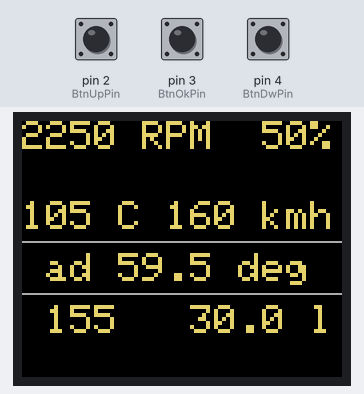
A sketch run on a simulated Arduino Uno, built with avr-gcc and run on an emulated ATmega328P. Parts: 160×128 colour display. Inputs (shaded band) come from the test bench; at power-on: pin 2 (BtnUpPin) HIGH, pin 3 (BtnOkPin) HIGH, pin 4 (BtnDwPin) HIGH.

Above: at 1.3 s.
1.4 s: pin 2 (BtnUpPin) pulled LOW for 0.15 s
At 2.4 s:
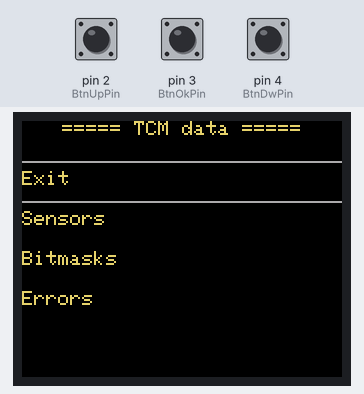
3.0 s: pin 3 (BtnOkPin) pulled LOW for 0.15 s
At 3.8 s:
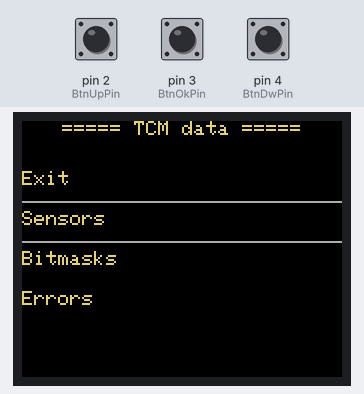
4.6 s: pin 2 (BtnUpPin) pulled LOW for 1 s
At 5.5 s:
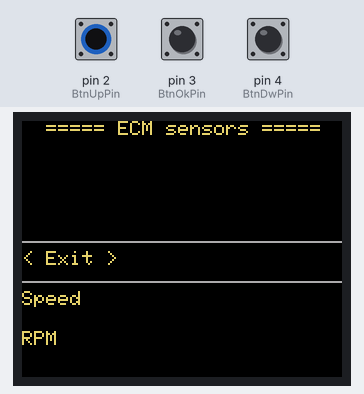
7.1 s: pin 4 (BtnDwPin) pulled LOW for 0.15 s
At 8.2 s:
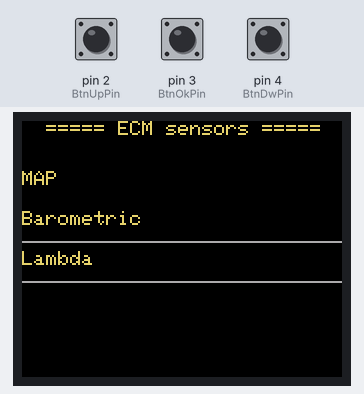
8.7 s: pin 4 (BtnDwPin) pulled LOW for 1 s
At 9.1 s:
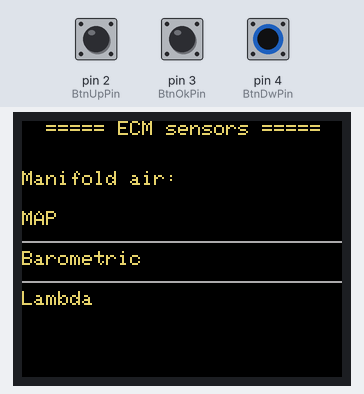
11.2 s: pin 4 (BtnDwPin) pulled LOW for 0.15 s
At 12.3 s:
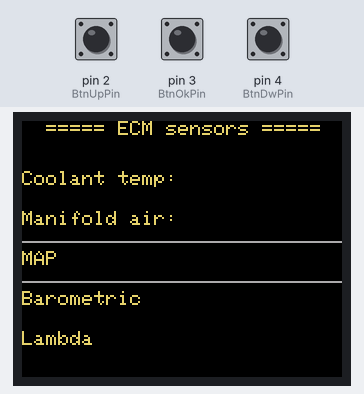
Timing chart, 0 to 13.8 s (numbered marks = the images above; inputs shaded):
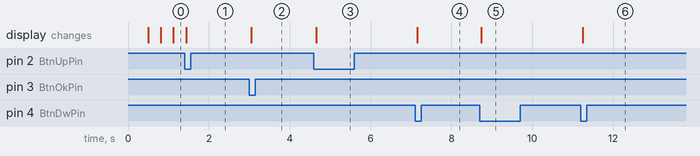

Measured:
- after the input at 1.4 s, the display: changes at once (image 1)
- after the input at 3.0 s, the display: changes after 0.05 s (image 2)
- after the input at 4.6 s, the display: changes after 0.06 s (image 3)
- after the input at 7.1 s, the display: changes after 0.05 s (image 4)
- after the input at 8.7 s, the display: changes at once (image 5)
- after the input at 11.2 s, the display: changes at once (image 6)

The sketch:

ALDL_GUI.ino
```cpp
#include <Adafruit_GFX.h>
#include <Adafruit_ST7735.h>
#include <Fonts/FreeSans9pt7b.h>


#define TFT_CS     10
#define TFT_RST    9
#define TFT_DC     8

Adafruit_ST7735 TFT = Adafruit_ST7735(TFT_CS, TFT_DC, TFT_RST);
//	https://githubmemory.com/repo/newdigate/rgb565_colors
//	https://ee-programming-notepad.blogspot.com/2016/10/16-bit-color-generator-picker.html
//  ArylideYellow 0xE68D
#define Grey 0xAD55
#define Yellow 0xE68D


bool ScrollBack = true;

int BtnUpPin = 2;
int BtnUpState = 0;
int BtnUpOldState = 1;

int BtnOkPin = 3;
int BtnOkState = 0;
int BtnOkOldState = 1;

int BtnDwPin = 4;
int BtnDwState = 0;
int BtnDwOldState = 1;


float RPM = 0;
float TPS = 0;
float Speed = 0;
float EngineTemp = 0;
float SparkAdv = 0;
int Integrator = 95;
float InjBPW = 0;
float Batt = 14.8;
float MAT = 0;
float FuelConsmp = 0;

int RefreshRate = 5;


unsigned int SelectedScreen = 10000;

int Screen1levelAmount = 2;
int Screen1levelDigit = 10000;
int Screen1levelSelected = 1;

int Screen2levelAmount = 4;
int Screen2levelDigit = 100;
int Screen2levelSelected = 0;

int Screen3levelAmount = 12;
int Screen3levelDigit = 1;
int Screen3levelSelected = 0;

int SelectedScreenDecode;
bool Screen3levelClick = false;

bool ScreenNeedFillBlack1level = true;
bool ScreenNeedFillBlack2level = true;
bool ScreenNeedFillBlack3level = false;

int GUIMenuElementSize = 20;
int GUIoffset = 5;


String ECMsensHeader = "  ===== ECM sensors =====";
String ArrayECMsens[] =  {"< Exit >","Speed","RPM","Coolant temp:","Manifold air:","MAP","Barometric","Lambda"};
int ArrayECMsensLen = 8;

String ECMbitmasksHeader = "  ===== ECM bitmasks =====";
String ArrayECMbitmasks[] =  {"< Exit >","Bit 1","Bit 2","Bit 3","Bit 4"};
int ArrayECMbitmasksLen = 5;

String ECMerrorsHeader = "  ===== ECM errors =====";
String ArrayECMerrors[] =  {"< Exit >","Code 1","Code 2","Code 3","Code 4","Code 5"};
int ArrayECMerrorsLen = 6;


String TCMsensHeader = "  ===== TCM sensors =====";
String ArrayTCMsens[] =  {"< Exit >","01","02","03"};
int ArrayTCMsensLen = 4;

String TCMbitmasksHeader = "  ===== TCM bitmasks =====";
String ArrayTCMbitmasks[] =  {"< Exit >","Bit 1","Bit 2","Bit 3","Bit 4"};
int ArrayTCMbitmasksLen = 5;

String TCMerrorsHeader = "  ===== TCM errors =====";
String ArrayTCMerrors[] =  {"< Exit >","Code 1","Code 2","Code 3","Code 4","Code 5"};
int ArrayTCMerrorsLen = 6;


void setup() {
	pinMode(BtnUpPin, INPUT_PULLUP);
	pinMode(BtnOkPin, INPUT_PULLUP);
	pinMode(BtnDwPin, INPUT_PULLUP);

	TFTinit();
}


void loop() {
	BtnHandler();
	Increment();
	RefreshScreen();
}


void TFTinit() {
	TFT.initR(INITR_BLACKTAB);
	TFT.fillScreen(ST77XX_BLACK);
	TFT.setTextWrap(false);

	TFT.setRotation(3);
	TFT.setFont();
	TFT.setTextSize(1);
	TFT.setTextColor(Yellow, ST7735_BLACK);
	TFT.cp437(true);
}


void RefreshScreen() {
	Screen1levelSelected = SelectedScreen / Screen1levelDigit;
	SelectedScreenDecode = SelectedScreen - (Screen1levelSelected * Screen1levelDigit);

	if (SelectedScreenDecode == 0) {
		// 1st level
			switch (Screen1levelSelected) {
				case 1:
					ScreenECMroad();
					break;
				case 2:
					ScreenTCMroad();
					break;
			}
	} else {
		SelectedScreenDecode = SelectedScreenDecode - (SelectedScreenDecode / Screen2levelDigit * Screen2levelDigit);
		if (SelectedScreenDecode == 0) {
			// 2nd level
			switch (Screen1levelSelected) {
				case 1:
					ScreenECMmenu();
					break;
				case 2:
					ScreenTCMmenu();
					break;
			}
		} else {
			// 3rd level
			if (Screen1levelSelected == 1) {
				switch (Screen2levelSelected) {
					case 1:
						ScreenLevelUp(1);
						break;
					case 2:
						ScreenArray(ECMsensHeader, ArrayECMsens, ArrayECMsensLen);
						break;
					case 3:
						ScreenArray(ECMbitmasksHeader, ArrayECMbitmasks, ArrayECMbitmasksLen);
						break;
					case 4:
						ScreenArray(ECMerrorsHeader, ArrayECMerrors, ArrayECMerrorsLen);
						break;
				}
			} else if (Screen1levelSelected == 2) {
				switch (Screen2levelSelected) {
					case 1:
						ScreenLevelUp(1);
						break;
					case 2:
						ScreenArray(TCMsensHeader, ArrayTCMsens, ArrayTCMsensLen);
						break;
					case 3:
						ScreenArray(TCMbitmasksHeader, ArrayTCMbitmasks, ArrayTCMbitmasksLen);
						break;
					case 4:
						ScreenArray(TCMerrorsHeader, ArrayTCMerrors, ArrayTCMerrorsLen);
						break;
				}
			}
		}
	}

}


void ScreenECMroad() {
	TFT.setFont();
	TFT.setTextSize(2);

  // "1250 RPM  18%"
  TFT.setCursor(0, 0);
  if (RPM < 10) { TFT.print("   "); }
  if (RPM >= 10 && RPM < 100) { TFT.print("  "); }
  if (RPM >= 100 && RPM < 1000) { TFT.print(" "); }
  TFT.print(RPM, 0);
  TFT.print(" RPM");
  if (TPS < 10) { TFT.print("   "); }
  if (TPS >= 10 && TPS < 100) { TFT.print("  "); }
  if (TPS >= 100) { TFT.print(" "); }
  TFT.print(TPS, 0);
  TFT.print("%");

  // RPM BAR
  /*int RPMbarWidth = RPM / 55 * 1.6; //160 = 100, 5500 = 100; 1.6 = 55
  TFT.drawRect(0, 20, 160, 10, Grey);
  TFT.fillRect(1, 21, 158, 8, ST7735_BLACK);
  TFT.fillRect(1, 21, RPMbarWidth-2, 8, Yellow);*/

  // "98 C 110 kmh"
  TFT.setCursor(0, 40);
  if (EngineTemp < 10) { TFT.print("  "); }
  if (EngineTemp >= 10 && EngineTemp < 100) { TFT.print(" "); }
  if (EngineTemp >= 100) { TFT.print(""); }
  TFT.print(EngineTemp, 0);
  TFT.print(" C");
  //TFT.drawChar(37, 40, 0xF8, Yellow, ST7735_BLACK, 2);
  if (Speed < 10) { TFT.print("   "); }
  if (Speed >= 10 && Speed < 100) { TFT.print("  "); }
  if (Speed >= 100) { TFT.print(" "); }
  TFT.print(Speed, 0);
  TFT.print(" kmh");
  //TFT.print(" 98 C 110 kmh");

  // "ad 22.5 d"
  TFT.drawLine(0, 60, 160, 60, Grey);
  TFT.setCursor(0, 66);
  TFT.print(" ad");
  if (SparkAdv < 10) { TFT.print("  "); TFT.print(SparkAdv, 1); }
  if (SparkAdv >= 10 && SparkAdv < 60) { TFT.print(" "); TFT.print(SparkAdv, 1); }
  if (SparkAdv >= 60) { TFT.print("  ERR"); }
  TFT.print(" deg");


  TFT.drawLine(0, 86, 160, 86, Grey);
  TFT.setCursor(0, 92);
  TFT.print(" ");
  if (Integrator < 100) { TFT.print(" "); }
  TFT.print(Integrator);
  if (FuelConsmp < 10) { TFT.print("    "); }
  if (FuelConsmp >= 10 && FuelConsmp < 100) { TFT.print("   "); }
  if (FuelConsmp >= 100) { TFT.print("  "); }
  TFT.print(FuelConsmp, 1);
  TFT.print(" l");
}

void ScreenTCMroad() {
	TFT.setTextSize(1);
	TFT.setCursor(20, 0);

	TFT.print("Transmition road");
}


void ScreenECMmenu() {
	TFT.setTextSize(1);
	TFT.setCursor(20, 0);
	TFT.print("===== TCM data =====");

	TFT.setCursor(0, GUIMenuElementSize+GUIoffset);

	TFT.print("Exit");
	TFT.setCursor(0, GUIMenuElementSize*2+GUIoffset);

	TFT.print("Sensors");
	TFT.setCursor(0, GUIMenuElementSize*3+GUIoffset);

	TFT.print("Bitmasks");
	TFT.setCursor(0, GUIMenuElementSize*4+GUIoffset);

	TFT.print("Errors");


	TFT.drawLine(0, (Screen2levelSelected)*GUIMenuElementSize+GUIMenuElementSize, 160, (Screen2levelSelected)*GUIMenuElementSize+GUIMenuElementSize, Grey);
	TFT.drawLine(0, (Screen2levelSelected)*GUIMenuElementSize, 160, (Screen2levelSelected)*GUIMenuElementSize, Grey);
}


void ScreenTCMmenu() {
	TFT.setTextSize(1);
	TFT.setCursor(20, 0);
	TFT.print("===== TCM data =====");

	TFT.setCursor(0, GUIMenuElementSize+GUIoffset);

	TFT.print("Exit");
	TFT.setCursor(0, GUIMenuElementSize*2+GUIoffset);

	TFT.print("Sensors");
	TFT.setCursor(0, GUIMenuElementSize*3+GUIoffset);

	TFT.print("Bitmasks");
	TFT.setCursor(0, GUIMenuElementSize*4+GUIoffset);

	TFT.print("Errors");


	TFT.drawLine(0, (Screen2levelSelected)*GUIMenuElementSize+GUIMenuElementSize, 160, (Screen2levelSelected)*GUIMenuElementSize+GUIMenuElementSize, Grey);
	TFT.drawLine(0, (Screen2levelSelected)*GUIMenuElementSize, 160, (Screen2levelSelected)*GUIMenuElementSize, Grey);
}


void ArraysHandler() {

}


void Carousel(String strong[]) {
	int  x1, y1;
	int w, h;
	//TFT.getTextBounds(strong[Screen3levelSelected-3], 0, 0, &x1, &y1, &w, &h);

	bool FillEmptySpace = true;

	if(Screen3levelSelected > 2){
		TFT.print(strong[Screen3levelSelected-3]);
		if (FillEmptySpace) TFT.print("           ");
	} else {
		if (FillEmptySpace) TFT.print("                    ");
	}

	TFT.setCursor(0, GUIMenuElementSize*2+GUIoffset);

	if(Screen3levelSelected >= 2) {
		TFT.print(strong[Screen3levelSelected-2]);
		if (FillEmptySpace) TFT.print("           ");
	} else {
		if (FillEmptySpace) TFT.print("                    ");
	}


	TFT.setCursor(0, GUIMenuElementSize*3+GUIoffset);
	TFT.print(strong[Screen3levelSelected-1]);
	if (FillEmptySpace) TFT.print("                  ");
	TFT.setCursor(0, GUIMenuElementSize*4+GUIoffset);


	if(Screen3levelSelected <= Screen3levelAmount-1){
		TFT.print(strong[Screen3levelSelected]);
		if (FillEmptySpace) TFT.print("           ");
	} else {
		if (FillEmptySpace) TFT.print("                    ");
	}

	TFT.setCursor(0, GUIMenuElementSize*5+GUIoffset);

	if(Screen3levelSelected < Screen3levelAmount-1){
		TFT.print(strong[Screen3levelSelected+1]);
		if (FillEmptySpace) TFT.print("           ");
	} else {
		if (FillEmptySpace) TFT.print("                    ");
	}


	TFT.drawLine(0, 3*GUIMenuElementSize+GUIMenuElementSize, 160, 3*GUIMenuElementSize+GUIMenuElementSize, Grey);
	TFT.drawLine(0, 3*GUIMenuElementSize, 160, 3*GUIMenuElementSize, Grey);
}


void ScreenArray(String Header, String Array[], int ArrayLenght) {
	Screen3levelAmount = ArrayLenght;
	//Screen3levelAmount = sizeof(Array) / sizeof(String);

	TFT.setCursor(0, 0);
	TFT.print(Header);
	TFT.setCursor(0, GUIMenuElementSize+GUIoffset);

	Carousel(Array);

	if (Screen3levelClick == true && Screen3levelSelected == 1) {
		Screen3levelClick = false;
		ScreenLevelUp(2);
	} else {
		Screen3levelClick = false;
	}
}


void ScreenLevelUp(byte LevelToReturn) {
	switch (LevelToReturn) {
		case 1:
			SelectedScreen = SelectedScreen / Screen1levelDigit * Screen1levelDigit;
			Screen2levelSelected = 0;
			Screen3levelSelected = 0;
			break;
		case 2:
			SelectedScreen = SelectedScreen / Screen2levelDigit * Screen2levelDigit;
			Screen3levelSelected = 0;
			break;
	}
	TFT.fillScreen(ST77XX_BLACK);
}


void BtnUpClickEvent() {
	// ok
	Screen1levelSelected = SelectedScreen / Screen1levelDigit;
	SelectedScreenDecode = SelectedScreen - (Screen1levelSelected * Screen1levelDigit);

	if (SelectedScreenDecode == 0) {
		// 1st level
		SelectedScreen = SelectedScreen + Screen2levelDigit;
		Screen2levelSelected = 1;
		TFT.fillScreen(ST77XX_BLACK);
	} else {
		SelectedScreenDecode = SelectedScreenDecode - (SelectedScreenDecode / Screen2levelDigit * Screen2levelDigit);

		if (SelectedScreenDecode == 0) {
			// 2nd level
			SelectedScreen = SelectedScreen + Screen3levelDigit;
			Screen3levelSelected = 1;
			TFT.fillScreen(ST77XX_BLACK);
		} else {
			// 3rd level
			Screen3levelClick = true;
		}
	}

}


void BtnOkClickEvent() {
	// up
	Screen1levelSelected = SelectedScreen / Screen1levelDigit;
	SelectedScreenDecode = SelectedScreen - (Screen1levelSelected * Screen1levelDigit);
	// SelectedScreenDecode m.11.22 -> 11.22

	if (SelectedScreenDecode == 0) {
		// 1st level

		if (ScrollBack == true) {
			if (Screen1levelSelected == Screen1levelAmount) {
				SelectedScreen = SelectedScreen - (Screen1levelSelected * Screen1levelDigit) + Screen1levelDigit;
				Screen1levelSelected =  1;
			} else {
				if (Screen1levelSelected < Screen1levelAmount) {
					SelectedScreen = SelectedScreen + Screen1levelDigit;
					Screen1levelSelected = Screen1levelSelected + 1;
				}
			}
		} else {
			if (Screen1levelSelected < Screen1levelAmount) {
				SelectedScreen = SelectedScreen + Screen1levelDigit;
				Screen1levelSelected = Screen1levelSelected + 1;
			}
		}

		if (ScreenNeedFillBlack1level) TFT.fillScreen(ST77XX_BLACK);

	} else {
		Screen2levelSelected = SelectedScreenDecode / Screen2levelDigit;
		SelectedScreenDecode = SelectedScreenDecode - (Screen2levelSelected * Screen2levelDigit);
		// SelectedScreenDecode 11.22 -> last 22

		if (SelectedScreenDecode == 0) {
			// 2nd level

			if (ScrollBack == true) {
				if (Screen2levelSelected == Screen2levelAmount) {
					SelectedScreen = SelectedScreen - (Screen2levelSelected * Screen2levelDigit) + Screen2levelDigit;
					Screen2levelSelected =  1;
				} else {
					if (Screen2levelSelected < Screen2levelAmount) {
						SelectedScreen = SelectedScreen + Screen2levelDigit;
						Screen2levelSelected = Screen2levelSelected + 1;
					}
				}
			} else {
				if (Screen2levelSelected < Screen2levelAmount) {
					SelectedScreen = SelectedScreen + Screen2levelDigit;
					Screen2levelSelected = Screen2levelSelected + 1;
				}
			}

			if (ScreenNeedFillBlack2level) TFT.fillScreen(ST77XX_BLACK);

		} else {
			// 3rd level
			Screen3levelSelected = SelectedScreenDecode;

			if (ScrollBack == true) {
				if (Screen3levelSelected == Screen3levelAmount) {
					SelectedScreen = SelectedScreen - (Screen3levelSelected * Screen3levelDigit) + Screen3levelDigit;
					Screen3levelSelected =  1;
				} else {
					if (Screen3levelSelected < Screen3levelAmount) {
						SelectedScreen = SelectedScreen + Screen3levelDigit;
						Screen3levelSelected = Screen3levelSelected + 1;
					}
				}
			} else if (Screen3levelSelected < Screen3levelAmount) {
					SelectedScreen = SelectedScreen + Screen3levelDigit;
					Screen3levelSelected = Screen3levelSelected + 1;
			}

			if (ScreenNeedFillBlack3level) TFT.fillScreen(ST77XX_BLACK);
		}
	}


}


void BtnDwClickEvent() {
	// down
	Screen1levelSelected = SelectedScreen / Screen1levelDigit;
	SelectedScreenDecode = SelectedScreen - (Screen1levelSelected * Screen1levelDigit);

	if (SelectedScreenDecode == 0) {
		// 1st level

		if (ScrollBack = true) {
			if (Screen1levelSelected == 1) {
				SelectedScreen = Screen1levelDigit * Screen1levelAmount;
				Screen1levelSelected = Screen1levelAmount;
			} else {
				if (Screen1levelSelected > 1) {
					SelectedScreen = SelectedScreen - Screen1levelDigit;
					Screen1levelSelected = Screen1levelSelected - 1;
				}
			}
		} else {
			if (Screen1levelSelected > 1) {
				SelectedScreen = SelectedScreen - Screen1levelDigit;
				Screen1levelSelected = Screen1levelSelected - 1;
			}
		}

		if (ScreenNeedFillBlack1level) TFT.fillScreen(ST77XX_BLACK);

	} else {
		Screen2levelSelected = SelectedScreenDecode / Screen2levelDigit;
		SelectedScreenDecode = SelectedScreenDecode - (Screen2levelSelected * Screen2levelDigit);

		if (SelectedScreenDecode == 0) {
			// 2nd level

			if (ScrollBack = true) {
				if (Screen2levelSelected == 1) {
					SelectedScreen = SelectedScreen + (Screen2levelDigit * (Screen2levelAmount-1));
					Screen2levelSelected = Screen2levelAmount;
				} else {
					if (Screen2levelSelected > 1) {
						SelectedScreen = SelectedScreen - Screen2levelDigit;
						Screen2levelSelected = Screen2levelSelected - 1;
					}
				}
			} else {
				if (Screen2levelSelected > 1) {
					SelectedScreen = SelectedScreen - Screen2levelDigit;
					Screen2levelSelected = Screen2levelSelected - 1;
				}
			}

			if (ScreenNeedFillBlack2level) TFT.fillScreen(ST77XX_BLACK);

		} else {
			// 3rd level
			Screen3levelSelected = SelectedScreenDecode;

			if (ScrollBack = true) {
				if (Screen3levelSelected == 1) {
					SelectedScreen = SelectedScreen + (Screen3levelDigit * (Screen3levelAmount-1));
					Screen3levelSelected = Screen3levelAmount;
				} else {
					if (Screen3levelSelected > 1) {
						SelectedScreen = SelectedScreen - Screen3levelDigit;
						Screen3levelSelected = Screen3levelSelected - 1;
					}
				}
			} else {
				if (Screen3levelSelected > 1) {
					SelectedScreen = SelectedScreen - Screen3levelDigit;
					Screen3levelSelected = Screen3levelSelected - 1;
				}
			}

			if (ScreenNeedFillBlack3level) TFT.fillScreen(ST77XX_BLACK);
		}
	}

}


void Increment() {
  RPM = RPM + 150;
  if (RPM > 5500) RPM = 0;

  TPS = TPS + 5;
  if (TPS > 100) TPS = 0;

  Speed = Speed + 10;
  if (Speed > 170) Speed = 0;

  EngineTemp = EngineTemp + 15;
  if (EngineTemp > 130) EngineTemp = 0;

  SparkAdv = SparkAdv + 8.5;
  if (SparkAdv > 70) SparkAdv = 0;

  Integrator = Integrator + 15;
  if (Integrator > 180) Integrator = 95;

  FuelConsmp = FuelConsmp + 5;
  if (FuelConsmp > 110) FuelConsmp = 0;

}


void BtnHandler() {
	BtnUpState = digitalRead(BtnUpPin);
	BtnOkState = digitalRead(BtnOkPin);
	BtnDwState = digitalRead(BtnDwPin);

	if (BtnUpState == 0) {
		if (BtnUpState != BtnUpOldState) {
			BtnUpClickEvent();
			BtnUpOldState = BtnUpState;
		}
	} else {
		BtnUpOldState = 1;
	}

	if (BtnOkState == 0) {
		if (BtnOkState != BtnOkOldState) {
			BtnOkClickEvent();
			BtnOkOldState = BtnOkState;
		}
	} else {
		BtnOkOldState = 1;
	}

	if (BtnDwState == 0) {
		if (BtnDwState != BtnDwOldState) {
			BtnDwClickEvent();
			BtnDwOldState = BtnDwState;
      }
	} else {
		BtnDwOldState = 1;
	}

}
```
